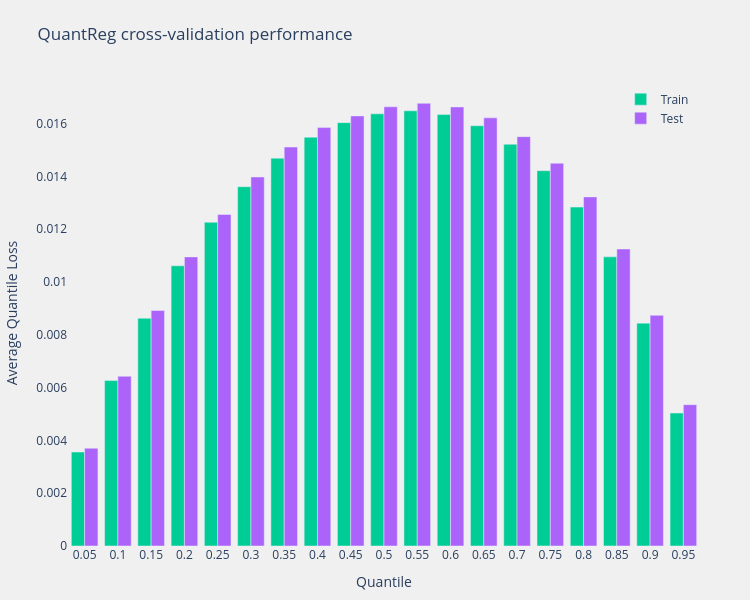

Source (notebook cell):
### Code cell
# Plot the results
if "quantile_loss" in quantreg_results:
    perf_results_viz = model_performance_results(
        results=quantreg_results["quantile_loss"]["results"],
        model_name="QuantReg",
        method_name="Cross-validation quantile loss average",
    )
    fig = perf_results_viz.plot(
        title="QuantReg cross-validation performance",
    )
    fig.show()

### Figure 1 — Plotly figure (JSON) as saved in the notebook; plotly's stock layout.template omitted (floating-point values rounded to 4 significant figures)
{"data": [{"marker": {"color": "#00CC96"}, "name": "Train", "type": "bar", "x": ["0.05", "0.1", "0.15", "0.2", "0.25", "0.3", "0.35", "0.4", "0.45", "0.5", "0.55", "0.6", "0.65", "0.7", "0.75", "0.8", "0.85", "0.9", "0.95"], "y": [0.003559, 0.006266, 0.008625, 0.01061, 0.01226, 0.01361, 0.01469, 0.01548, 0.01604, 0.01637, 0.01648, 0.01634, 0.01592, 0.01522, 0.01422, 0.01284, 0.01095, 0.008441, 0.005035]}, {"marker": {"color": "#AB63FA"}, "name": "Test", "type": "bar", "x": ["0.05", "0.1", "0.15", "0.2", "0.25", "0.3", "0.35", "0.4", "0.45", "0.5", "0.55", "0.6", "0.65", "0.7", "0.75", "0.8", "0.85", "0.9", "0.95"], "y": [0.003702, 0.006428, 0.00892, 0.01095, 0.01256, 0.01398, 0.01511, 0.01585, 0.01629, 0.01663, 0.01677, 0.01663, 0.01622, 0.0155, 0.0145, 0.01322, 0.01125, 0.008736, 0.005352]}], "layout": {"barmode": "group", "height": 600, "legend": {"x": 0.99, "xanchor": "right", "y": 0.99, "yanchor": "top"}, "margin": {"b": 50, "l": 50, "r": 50, "t": 80}, "paper_bgcolor": "#F0F0F0", "plot_bgcolor": "#F0F0F0", "title": {"text": "QuantReg cross-validation performance"}, "width": 750, "xaxis": {"showgrid": false, "title": {"text": "Quantile"}, "zeroline": false}, "yaxis": {"showgrid": false, "title": {"text": "Average Quantile Loss"}, "zeroline": false}}}
